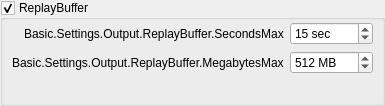
                     <widget class="QGroupBox" name="simpleReplayBuf">
                      <property name="title">
                       <string>ReplayBuffer</string>
                      </property>
                      <property name="checkable">
                       <bool>true</bool>
                      </property>
                      <property name="checked">
                       <bool>true</bool>
                      </property>
                      <layout class="QFormLayout" name="formLayout_24">
                       <property name="fieldGrowthPolicy">
                        <enum>QFormLayout::FieldGrowthPolicy::AllNonFixedFieldsGrow</enum>
                       </property>
                       <property name="labelAlignment">
                        <set>Qt::AlignmentFlag::AlignRight|Qt::AlignmentFlag::AlignTrailing|Qt::AlignmentFlag::AlignVCenter</set>
                       </property>
                       <property name="leftMargin">
                        <number>9</number>
                       </property>
                       <property name="topMargin">
                        <number>2</number>
                       </property>
                       <property name="rightMargin">
                        <number>9</number>
                       </property>
                       <property name="bottomMargin">
                        <number>9</number>
                       </property>
                       <item row="0" column="0">
                        <widget class="QLabel" name="label_35">
                         <property name="text">
                          <string>Basic.Settings.Output.ReplayBuffer.SecondsMax</string>
                         </property>
                        </widget>
                       </item>
                       <item row="0" column="1">
                        <widget class="OBS::SpinBox" name="simpleRBSecMax">
                         <property name="suffix">
                          <string notr="true"> sec</string>
                         </property>
                         <property name="minimum">
                          <number>5</number>
                         </property>
                         <property name="maximum">
                          <number>21600</number>
                         </property>
                         <property name="value">
                          <number>15</number>
                         </property>
                        </widget>
                       </item>
                       <item row="1" column="0">
                        <widget class="QLabel" name="simpleRBMegsMaxLabel">
                         <property name="text">
                          <string>Basic.Settings.Output.ReplayBuffer.MegabytesMax</string>
                         </property>
                        </widget>
                       </item>
                       <item row="1" column="1">
                        <widget class="OBS::SpinBox" name="simpleRBMegsMax">
                         <property name="suffix">
                          <string notr="true"> MB</string>
                         </property>
                         <property name="minimum">
                          <number>20</number>
                         </property>
                         <property name="maximum">
                          <number>8192</number>
                         </property>
                         <property name="value">
                          <number>512</number>
                         </property>
                        </widget>
                       </item>
                       <item row="2" column="1">
                        <widget class="QLabel" name="simpleRBEstimate">
                         <property name="text">
                          <string notr="true"/>
                         </property>
                        </widget>
                       </item>
                      </layout>
                     </widget>
